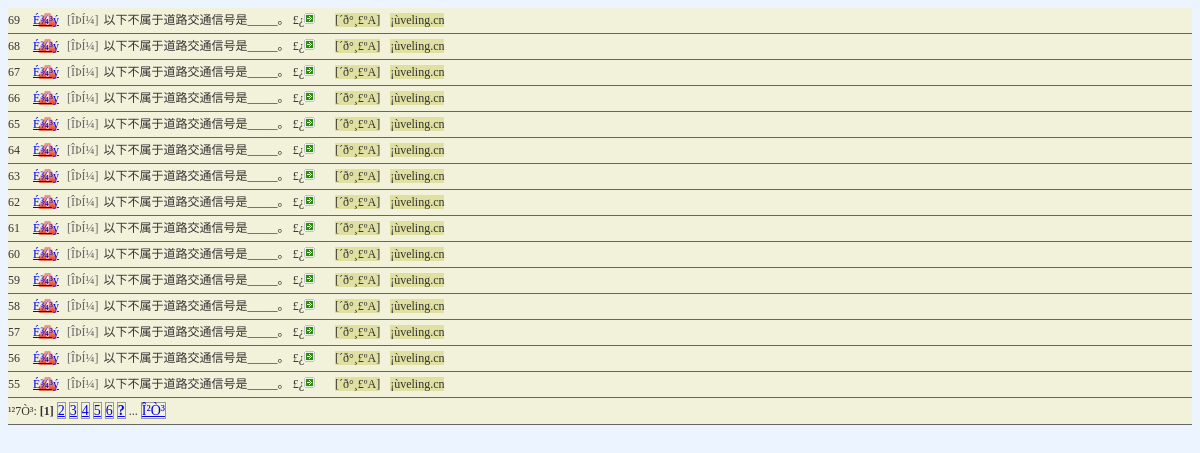
Page /admin/Questions_list.php?page=2& (signed in) on the committed database.
### tables this page shows
CREATE TABLE `veling_drive_exam` (
  `id` int(255) unsigned NOT NULL AUTO_INCREMENT,
  `question` varchar(255) DEFAULT NULL,
  `pic` varchar(255) DEFAULT NULL,
  `a` varchar(255) DEFAULT NULL,
  `b` varchar(255) DEFAULT NULL,
  `c` varchar(255) DEFAULT NULL,
  `d` varchar(255) DEFAULT NULL,
  `answer` varchar(255) DEFAULT NULL,
  `easycount` int(255) unsigned NOT NULL DEFAULT '0',
  `heardcount` int(255) unsigned NOT NULL DEFAULT '0',
  `operater` varchar(20) DEFAULT NULL,
  `addtime` datetime DEFAULT NULL,
  PRIMARY KEY (`id`)
);

### admin/Questions_list.php (the view, shortened to what this page needs)
<body>
<?php
  require("../page.php");
  $query="select  * from veling_drive_exam order  by id desc";
  $result=mysql_query($query);
  echo "<div class='list'><ul>\r\n";
  while($rs=mysql_fetch_object($result))
  {
    echo "<li><span class='aid'>$rs->id </span><span class='dell'>";
?>
    <a href='javascript:suredo("del.php?id=<?php echo "$rs->id";?>&type=choice","È·¶¨É¾³ý?")'>É¾³ý</a></span>
<?php
    if ($rs->pic <>"")
      echo "<span class='ytu'>[ÓÐÍ¼]</span>";
    else echo "<span class='wutu'>[ÎÞÍ¼]</span>";
    echo "\r\n<span class='q'>$rs->question £¿</span><span class='more'><img src='images/dot02.gif' border='0' alt='$rs->question'/></span><span class='an'>[´ð°¸£º$rs->answer]</span><span class='an'>¡ù$rs->operater</span></li>\r\n";
  }
  echo "<li><span class='pages'>";
  echo "</span></li></ul></div>";
?>
 </body>

### admin/Questions_list.php (style rules this page uses)
.list { padding-left:0px; }
.list ul { padding-left:0px; }
.list ul li { font-size:12px; color:#333333; border-bottom: 1px solid #666; line-height:25px; background-color: #F2F2DB; list-style:none; }
.list .aid { width:30px; text-align:right; padding-right:10px; }
.list .q { width:480px; height:26px; margin-left:2px; overflow:hidden; }
.list .an { width:70px; margin-left:10px; overflow:hidden; background-color: #E0E0A3; text-align:center; }
.list .more { width:12px; margin-left:0px; padding-right:10px; }
.list .dell { width:50px; text-align:right; padding-right:5px; }
.dell a { width:50px; background-image: url(images/warning.gif); background-repeat: no-repeat; background-position: left; }
.list .wutu { width:40px; color:#666666; }

### rows in the picture
veling_drive_exam: id "69", pic "[ÎÞÍ¼]", question "以下不属于道路交通信号是_____。", answer "A", operater "veling.cn"
veling_drive_exam: id "68", pic "[ÎÞÍ¼]", question "以下不属于道路交通信号是_____。", answer "A", operater "veling.cn"
veling_drive_exam: id "67", pic "[ÎÞÍ¼]", question "以下不属于道路交通信号是_____。", answer "A", operater "veling.cn"
veling_drive_exam: id "66", pic "[ÎÞÍ¼]", question "以下不属于道路交通信号是_____。", answer "A", operater "veling.cn"
veling_drive_exam: id "65", pic "[ÎÞÍ¼]", question "以下不属于道路交通信号是_____。", answer "A", operater "veling.cn"
veling_drive_exam: id "64", pic "[ÎÞÍ¼]", question "以下不属于道路交通信号是_____。", answer "A", operater "veling.cn"
veling_drive_exam: id "63", pic "[ÎÞÍ¼]", question "以下不属于道路交通信号是_____。", answer "A", operater "veling.cn"
veling_drive_exam: id "62", pic "[ÎÞÍ¼]", question "以下不属于道路交通信号是_____。", answer "A", operater "veling.cn"
veling_drive_exam: id "61", pic "[ÎÞÍ¼]", question "以下不属于道路交通信号是_____。", answer "A", operater "veling.cn"
veling_drive_exam: id "60", pic "[ÎÞÍ¼]", question "以下不属于道路交通信号是_____。", answer "A", operater "veling.cn"
veling_drive_exam: id "59", pic "[ÎÞÍ¼]", question "以下不属于道路交通信号是_____。", answer "A", operater "veling.cn"
veling_drive_exam: id "58", pic "[ÎÞÍ¼]", question "以下不属于道路交通信号是_____。", answer "A", operater "veling.cn"
veling_drive_exam: id "57", pic "[ÎÞÍ¼]", question "以下不属于道路交通信号是_____。", answer "A", operater "veling.cn"
veling_drive_exam: id "56", pic "[ÎÞÍ¼]", question "以下不属于道路交通信号是_____。", answer "A", operater "veling.cn"
veling_drive_exam: id "55", pic "[ÎÞÍ¼]", question "以下不属于道路交通信号是_____。", answer "A", operater "veling.cn"

### other values in the picture
$pages+1 "7"
